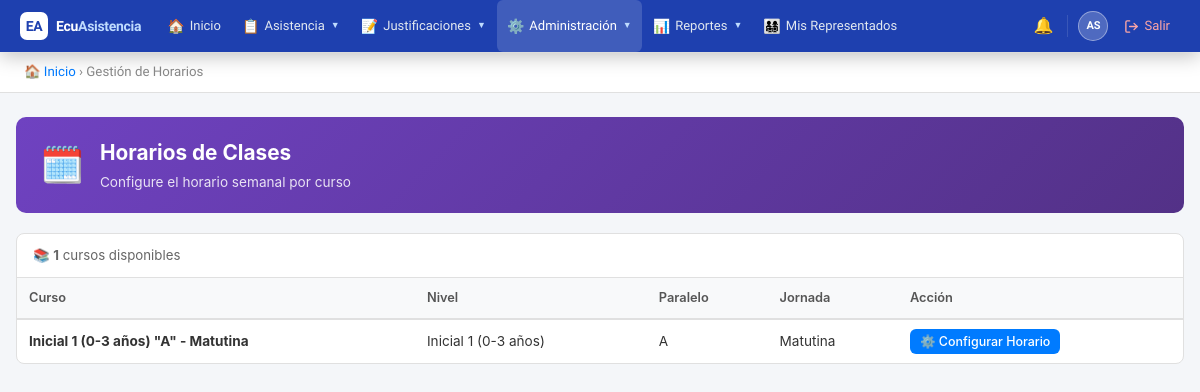
The app's page /public/?action=schedules (signed in) with its own data.
### tables this page shows
CREATE TABLE `courses` (
  `id` int(11) NOT NULL AUTO_INCREMENT,
  `institution_id` int(11) NOT NULL,
  `school_year_id` int(11) NOT NULL,
  `name` varchar(100) NOT NULL,
  `grade_level` varchar(50) DEFAULT NULL,
  `parallel` varchar(10) DEFAULT NULL,
  `shift_id` int(11) NOT NULL,
  `created_at` timestamp NOT NULL DEFAULT current_timestamp(),
  `updated_at` timestamp NOT NULL DEFAULT current_timestamp() ON UPDATE current_timestamp(),
  PRIMARY KEY (`id`),
  KEY `institution_id` (`institution_id`),
  KEY `school_year_id` (`school_year_id`),
  KEY `shift_id` (`shift_id`),
  CONSTRAINT `courses_ibfk_1` FOREIGN KEY (`institution_id`) REFERENCES `institutions` (`id`),
  CONSTRAINT `courses_ibfk_2` FOREIGN KEY (`school_year_id`) REFERENCES `school_years` (`id`),
  CONSTRAINT `courses_ibfk_3` FOREIGN KEY (`shift_id`) REFERENCES `shifts` (`id`)
);

CREATE TABLE `shifts` (
  `id` int(11) NOT NULL AUTO_INCREMENT,
  `name` varchar(50) NOT NULL,
  `created_at` timestamp NOT NULL DEFAULT current_timestamp(),
  PRIMARY KEY (`id`)
);

### controllers/ScheduleController.php (called while the page is built, shortened)
<?php
require_once BASE_PATH . '/models/Course.php';
class ScheduleController {
    private $courseModel;
    public function __construct() {
        $this->db = new Database();
        $this->courseModel = new Course($this->db);
    }
    public function index() {
        $courses = $this->courseModel->getAll();
        include BASE_PATH . '/views/schedule/index.php';
    }
}

### config/database.php (called while the page is built)
<?php
class Database {
    private $host = 'localhost';
    private $db = 'ecuasistencia2026_db';
    private $user = 'root';
    private $pass = '';
    private $charset = 'utf8mb4';
    private $pdo;
    public function connect() {
        if ($this->pdo === null) {
            $dsn = "mysql:host={$this->host};dbname={$this->db};charset={$this->charset}";
            $options = [
                PDO::ATTR_ERRMODE => PDO::ERRMODE_EXCEPTION,
                PDO::ATTR_DEFAULT_FETCH_MODE => PDO::FETCH_ASSOC,
                PDO::ATTR_EMULATE_PREPARES => false,
            ];
            try {
                $this->pdo = new PDO($dsn, $this->user, $this->pass, $options);
            } catch (PDOException $e) {
                die('Error de conexión: ' . $e->getMessage());
            }
        }
        return $this->pdo;
    }
}

### models/Course.php (called while the page is built, shortened)
<?php
class Course {
    private $db;
    public function __construct($database) {
        $this->db = $database->connect();
    }
    public function getAll() {
        $sql = "SELECT c.*, s.name as shift_name, sy.name as year_name
                FROM courses c
                INNER JOIN shifts s ON c.shift_id = s.id
                INNER JOIN school_years sy ON c.school_year_id = sy.id
                WHERE c.institution_id = :institution_id
                ORDER BY c.name";
        $stmt = $this->db->prepare($sql);
        $stmt->execute([':institution_id' => $_SESSION['institution_id']]);
        return $stmt->fetchAll();
    }
}

### views/schedule/index.php (the view, shortened to what this page needs)
<!DOCTYPE html>
<html lang="es">
<head>
</head>
<body>
<?php include BASE_PATH . '/views/partials/navbar.php'; ?>
<div class="breadcrumb">
    <a href="?action=dashboard">🏠 Inicio</a> &rsaquo;
    Gestión de Horarios
</div>
<div class="container">
    <div class="page-header purple">
        <div class="ph-icon">🗓️</div>
        <div>
            <h1>Horarios de Clases</h1>
            <p>Configure el horario semanal por curso</p>
        </div>
    </div>
    <div class="table-wrap">
        <div class="table-info">
            <span>📚 <strong><?= count($courses) ?></strong> cursos disponibles</span>
        </div>
        <?php if(empty($courses)): ?>
        <div class="empty-state">
            <div class="icon">📚</div>
            <p>No hay cursos registrados.</p>
        </div>
        <?php else: ?>
        <table>
            <thead>
                <tr>
                    <th>Curso</th>
                    <th>Nivel</th>
                    <th>Paralelo</th>
                    <th>Jornada</th>
                    <th>Acción</th>
                </tr>
            </thead>
            <tbody>
                <?php foreach($courses as $course): ?>
                <tr>
                    <td><strong><?= htmlspecialchars($course['name']) ?></strong></td>
                    <td><?= htmlspecialchars($course['grade_level']) ?></td>
                    <td><?= htmlspecialchars($course['parallel']) ?></td>
                    <td><?= ucfirst($course['shift_name']) ?></td>
                    <td>
                        <a href="?action=manage_schedule&course_id=<?= $course['id'] ?>"
                           class="btn btn-primary btn-sm">
                            ⚙️ Configurar Horario
                        </a>
                    </td>
                </tr>
                <?php endforeach; ?>
            </tbody>
        </table>
        <?php endif; ?>
    </div>
</div>
</body>
</html>

### public/css/global.css (style rules this page uses)
* { box-sizing: border-box; margin: 0; padding: 0; }
body { font-family: -apple-system, BlinkMacSystemFont, 'Segoe UI', Roboto, sans-serif; background: #f4f6f9; color: #333; font-size: 14px; line-height: 1.5; }
.breadcrumb { padding: 10px 24px; background: #fff; border-bottom: 1px solid #e0e0e0; font-size: 0.83rem; color: #888; }
.breadcrumb a { color: #007bff; text-decoration: none; }
.container { max-width: 1200px; margin: 24px auto; padding: 0 16px; }
.page-header { background: linear-gradient(135deg, #007bff, #0056b3); color: #fff; border-radius: 10px; padding: 20px 24px; margin-bottom: 20px; display: flex; align-items: center; gap: 16px; }
.page-header .ph-icon { font-size: 2.2rem; }
.page-header h1 { font-size: 1.3rem; font-weight: 700; }
.page-header p { font-size: 0.85rem; opacity: 0.85; margin-top: 4px; }
.page-header.purple { background: linear-gradient(135deg, #6f42c1, #533187); }
.table-wrap { background: #fff; border: 1px solid #e0e0e0; border-radius: 8px; overflow: hidden; }
.table-info { padding: 12px 16px; border-bottom: 1px solid #e0e0e0; font-size: 0.83rem; color: #666; display: flex; justify-content: space-between; align-items: center; flex-wrap: wrap; gap: 8px; }
table { width: 100%; border-collapse: collapse; }
thead th { background: #f8f9fa; padding: 10px 12px; text-align: left; font-size: 0.8rem; font-weight: 600; color: #555; border-bottom: 2px solid #e0e0e0; white-space: nowrap; }
tbody td { padding: 9px 12px; border-bottom: 1px solid #f0f0f0; font-size: 0.85rem; vertical-align: middle; }
tbody tr:last-child td { border-bottom: none; }
.btn { padding: 7px 16px; border-radius: 6px; border: none; cursor: pointer; font-size: 0.85rem; font-weight: 500; text-decoration: none; display: inline-flex; align-items: center; gap: 5px; transition: opacity 0.15s, transform 0.1s; line-height: 1.4; }
.btn-primary { background: #007bff; color: #fff; }
.btn-sm { padding: 4px 10px; font-size: 0.78rem; }

### views/partials/navbar.php (style rules this page uses)
:root { --nav-bg: #1e40af; --nav-accent: #60a5fa; --nav-hover: rgba(96,165,250,0.18); --nav-text: #e2e8f0; --nav-muted: #bfdbfe; --nav-border: rgba(255,255,255,0.12); --nav-dd-bg: #1d4ed8; --nav-dd-hover:#2563eb; --nav-height: 52px; }
*, *::before, *::after { box-sizing: border-box; }
.breadcrumb { padding: 9px 24px; background: #fff; border-bottom: 1px solid #e8ecf0; font-size: 0.82rem; color: #94a3b8; font-family: 'Plus Jakarta Sans', system-ui, sans-serif; }
.breadcrumb a { color: #3b82f6; text-decoration: none; }

### records on screen
courses: name "Inicial 1 (0-3 años) \"A\" - Matutina", grade_level "Inicial 1 (0-3 años)", parallel "A", shift.name "Matutina"

### other values on screen
count($courses) "1"
